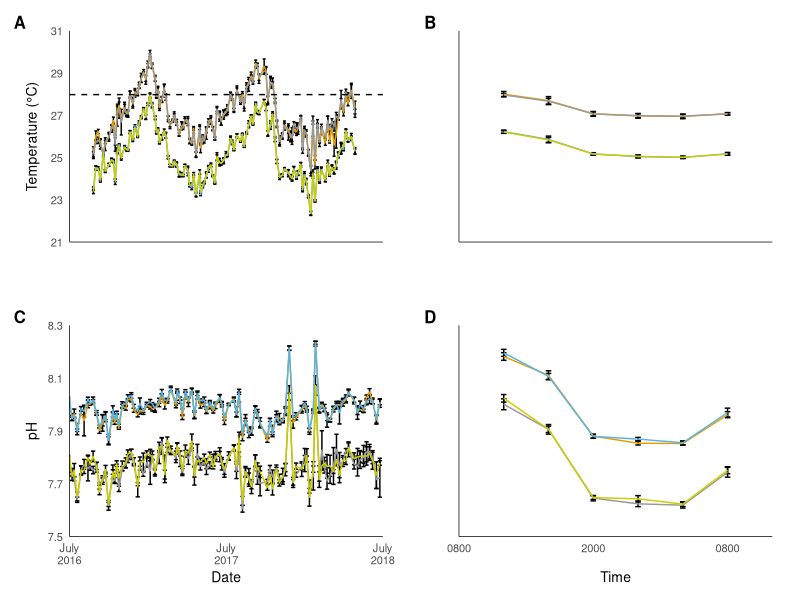

Generate this figure with R:

#><><><><><><><><><><><><><><><><><><><><><><><><><><><><><><
#  Environmental data from mesocosm experiment - Figure 1
#><><><><><><><><><><><><><><><><><><><><><><><><><><><><><><

library(gtable)
library(grid)
library(ggplot2)

table1<-read.csv("Daily_mean_temp_chem.csv", header=T)
colorOrder<-c("Heated","AcidifiedHeated","Control","Acidified")
table1$Treatment<-factor(table1$Treatment, levels = colorOrder)

table2<-read.csv("Diel_mean_temp_chem.csv", header=T)
table2$Treatment<-factor(table2$Treatment, levels = colorOrder)

p1<-ggplot(table1, aes(x=Day.past.1.1.16, y=Temp..in.situ., color=Treatment)) + 
  geom_errorbar(aes(ymin=Temp..in.situ.-Temp..in.situ..SD, ymax=Temp..in.situ.+Temp..in.situ..SD), color="black", width=10) +
  geom_line(size=0.5)+
  theme_classic()+theme(legend.position="none")+
  scale_color_manual(values = c(Acidified ="yellow3",
                                AcidifiedHeated ="#999999",
                                Heated ="#E69F00",
                                Control = "#56B4E9"))+
  theme(plot.tag=element_text(size=12))+theme(plot.tag=element_text(face="bold"))+
  geom_hline(aes(yintercept=27.98), linetype="dashed", size=0.5)+
  labs(x="", y="Temperature (°C)", tag="A")+
  scale_x_continuous(breaks=c(182,547,912), limits=c(0,1035), labels=c("", "", ""), expand=c(0,0))+
  scale_y_continuous(expand=c(0,0), limits=c(21,31))+
  theme(plot.margin=margin(10,20,10,10))+
  theme(axis.line=element_line(size=0.001))+
  theme(axis.ticks=element_line(size=0.001))+
  theme(axis.line.x = element_line(color="black", size = .25),
        axis.line.y = element_line(color="black", size = .25),
        axis.title.y = element_text(size = 10),
        axis.text=element_text(size=8))


p2<-ggplot(table2, aes(x=Time.past.start, y=Temp.mean, color=Treatment)) + 
  geom_errorbar(aes(ymin=Temp.mean-Temp.SD, ymax=Temp.mean+Temp.SD), color="black", width=0.5) +
  geom_line(size=0.5)+
  theme_classic()+theme(legend.position="none")+
  scale_color_manual(values = c(Acidified ="yellow3",
                                AcidifiedHeated ="#999999",
                                Heated ="#E69F00",
                                Control = "#56B4E9"))+
  theme(plot.tag=element_text(size=12))+theme(plot.tag=element_text(face="bold"))+
  theme(axis.title.y=element_text(size=10))+
  theme(axis.text.y=element_blank())+
  theme(axis.text.x=element_text(size=8))+
  theme(axis.title.x=element_text(size=10))+
  labs(x="", y="", tag="B")+
  scale_x_continuous(breaks=c(-4,8,20), limits=c(-4,24), labels=c("","",""), expand=c(0,0))+
  scale_y_continuous(limits=c(21,31), expand=c(0,0))+
  theme(plot.margin=margin(10,20,10,10))+
  theme(axis.line=element_line(size=0.001))+
  theme(axis.ticks=element_line(size=0.001))+
  theme(axis.line.x = element_line(color="black", size = .25),
        axis.line.y = element_line(color="black", size = .25))

p3<-ggplot(table1, aes(x=Day.past.1.1.16, y=pH.out, color=Treatment)) + 
  geom_errorbar(aes(ymin=pH.out-pH.out.SD, ymax=pH.out+pH.out.SD), color="black", width=10) +
  geom_line(size=0.5)+
  theme_classic()+theme(legend.position="none")+
  scale_color_manual(values = c(Acidified ="yellow3",
                                AcidifiedHeated ="#999999",
                                Heated ="#E69F00",
                                Control = "#56B4E9"))+
  theme(plot.tag=element_text(size=12))+theme(plot.tag=element_text(face="bold"))+
  labs(x="Date", y=expression("pH"), tag="C")+
  scale_x_continuous(breaks=c(182,547,912), limits=c(182,912), labels=c("July\n2016", "July\n2017", "July\n2018"), expand=c(0,0))+
  scale_y_continuous(expand=c(0,0), limits=c(7.5,8.3))+
  theme(plot.margin=margin(10,20,10,10))+
  theme(axis.line=element_line(size=0.001))+
  theme(axis.ticks=element_line(size=0.001))+
  theme(axis.line.x = element_line(color="black", size = .25),
        axis.line.y = element_line(color="black", size = .25),
        axis.title.y = element_text(size = 10),
        axis.title.x = element_text(size = 10),
        axis.text=element_text(size=8))


p4<-ggplot(table2, aes(x=Time.past.start, y=pH.mean, color=Treatment)) + 
  geom_errorbar(aes(ymin=pH.mean-pH.SD, ymax=pH.mean+pH.SD), color="black", width=0.5) +
  geom_line(size=0.5)+
  theme_classic()+theme(legend.position="none")+
  scale_color_manual(values = c(Acidified ="yellow3",
                                AcidifiedHeated ="#999999",
                                Heated ="#E69F00",
                                Control = "#56B4E9"))+
  theme(plot.tag=element_text(size=12))+theme(plot.tag=element_text(face="bold"))+
  theme(axis.title.y=element_text(size=10))+
  theme(axis.text.y=element_blank())+
  theme(axis.text.x=element_text(size=8))+
  theme(axis.title.x=element_text(size=10))+
  labs(x="Time", y="", tag="D")+
  scale_x_continuous(breaks=c(-4,8,20), limits=c(-4,24), labels=c("0800","2000","0800"), expand=c(0,0))+
  scale_y_continuous(limits=c(7.5,8.3), expand=c(0,0))+
  theme(plot.margin=margin(10,20,10,10))+
  theme(axis.line=element_line(size=0.001))+
  theme(axis.ticks=element_line(size=0.001))+
  theme(axis.line.x = element_line(color="black", size = .25),
        axis.line.y = element_line(color="black", size = .25),
        axis.title.y = element_text(size = 10),
        axis.title.x = element_text(size = 10),
        axis.text=element_text(size=8))

g1<-ggplotGrob(p1)
g3<-ggplotGrob(p3)
g2<-ggplotGrob(p2)
g4<-ggplotGrob(p4)
g<-rbind(g1, g3, size="first")
g$widths<-unit.pmax(g1$widths, g3$widths)
gg<-rbind(g2, g4, size="first")
gg$widths<-unit.pmax(g2$widths, g4$widths)
ggg<-cbind(g, gg, size="first")
grid.newpage()
grid.draw(ggg)
